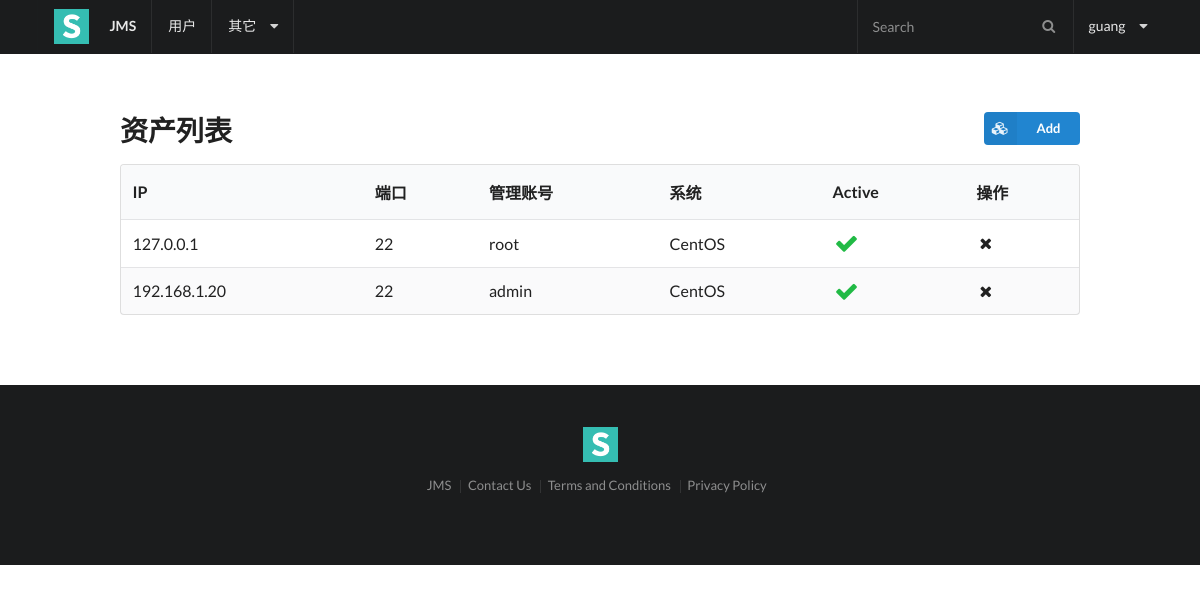
Screenshot of /asset/ (signed in) with the database file from the repository.
### asset/models.py (models this page shows, shortened)
class Asset(models.Model):
    OS_CHOICE = [
        ('C', 'CentOS'),
        ('U', 'Ubuntu'),
        ('D', 'Debian'),
        ('R', 'Redhat'),
        ('B', 'BSD'),
    ]
    ip = models.GenericIPAddressField(verbose_name='IP', unique=True)
    port = models.IntegerField(default=22, verbose_name='端口')
    username = models.CharField(max_length=20, verbose_name='管理用户名')
    password = models.CharField(max_length=32, verbose_name='管理密码')
    os = models.CharField(choices=OS_CHOICE, max_length=2, verbose_name='系统平台')
    is_active = models.BooleanField(default=True, verbose_name='激活')

### asset/views.py (the view)
def asset_list(request):
    form = AssetForm()
    assets = Asset.objects.all()
    return render(request, 'asset/list.html', {'form': form, 'assets': assets})

### asset/forms.py
class AssetForm(ModelForm):
    class Meta:
        model = Asset
        fields = '__all__'
        widgets = {
            'ip': TextInput(attrs={'placeholder': 'IP'}),
            'port': TextInput(attrs={'placeholder': 'Port'}),
            'username': TextInput(attrs={'placeholder': 'Username'}),
            'password': PasswordInput(attrs={'placeholder': 'Password'}),
        }

### asset/templates/asset/list.html (shortened to what this page needs)
{% extends 'base.html' %}
{% block content %}
    <div class="ui right floated small primary labeled icon button" id="asset_add_btn"><i class="cubes icon"></i> Add </div>
    <h1 class="ui header">资产列表</h1>
    <table class="ui striped table">
        <thead>
        <tr>
            <th>IP</th>
            <th>端口</th>
            <th>管理账号</th>
            <th>系统</th>
            <th>Active</th>
            <th>操作</th>
        </tr>
        </thead>
        <tbody>
        {% for asset in assets %}
            <tr {% if not asset.is_active %} class="error" {% endif %}>
                <td>{{ asset.ip }}</td>
                <td>{{ asset.port }}</td>
                <td>{{ asset.username }}</td>
                <td>{{ asset.get_os_display }}</td>
                {% if not user.is_active %}
                    <td class="error"><i class="attention icon"></i> 否</td>
                {% else %}
                    <td class="aligned">
                        <i class="large green checkmark icon"></i>
                    </td>
                {% endif %}
                <td><i class="remove asset icon" href="{% url 'asset:del' %}" value="{{ asset.id }}"></i></td>
            </tr>
        {% endfor %}
        </tbody>
    </table>
{% endblock %}

### templates/base.html (shortened to what this page needs)
{% load staticfiles %}
<html>
<head>
    <link rel="stylesheet" type="text/css" href="{% static 'semantic/semantic.min.css' %}">
</head>
<body>
    <div class="ui fixed inverted menu">
        <div class="ui container">
            <a href="#" class="header item">
              <img class="logo" src="{% static 'img/logo.png' %}">
              JMS
            </a>
            <a class="item">用户</a>
            <div class="ui simple dropdown item">
                其它<i class="dropdown icon"></i>
            </div>
            <div class="right menu">
                <div class="item">
                  <div class="ui transparent inverted icon input">
                    <i class="search icon"></i>
                    <input type="text" placeholder="Search">
                  </div>
                </div>
                <div class="ui simple dropdown item">
                {{ request.user.username }} <i class="dropdown icon"></i>
            </div>
            </div>
        </div>
    </div>
    <div class="ui main text container">
        {% block content %}
        {% endblock %}
    </div>
    <div class="ui inverted vertical footer segment">
        <div class="ui center aligned container">
            <img src="{% static 'img/logo.png' %}" class="ui centered mini image">
            <div class="ui horizontal inverted small divided link list">
                <a class="item" href="#">JMS</a>
                <a class="item" href="#">Contact Us</a>
                <a class="item" href="#">Terms and Conditions</a>
                <a class="item" href="#">Privacy Policy</a>
            </div>
        </div>
    </div>
</body>
</html>

### rows the page displays
Asset: ip "127.0.0.1", port "22", username "root", os "CentOS", {{ asset.id }} 1 (drawn)
Asset: ip "192.168.1.20", port "22", username "admin", os "CentOS", {{ asset.id }} 3 (drawn)

### other values shown
{{ request.user.username }} "guang"
